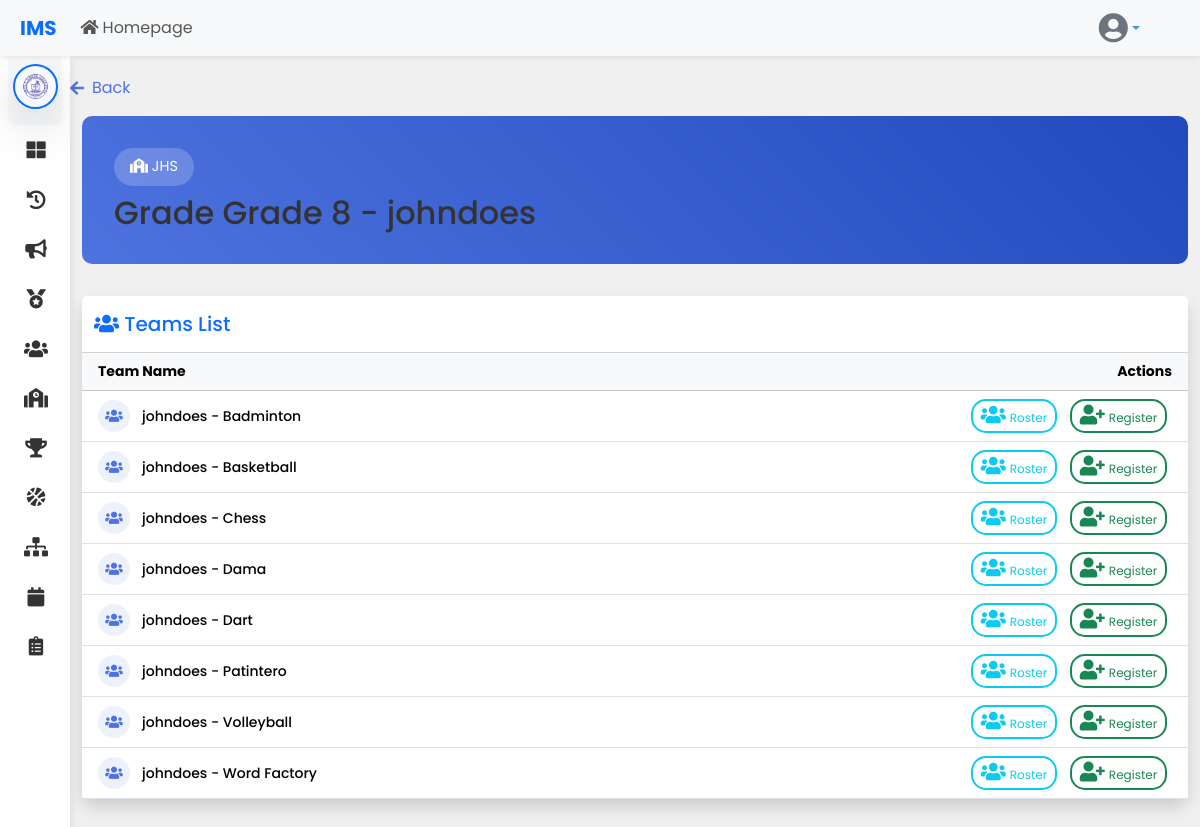
/teams/adminteams.php?grade_section_course_id=105 (signed in), run on the app's committed database.
### tables this page shows
CREATE TABLE `schools` (
  `school_id` int(11) NOT NULL,
  `logo` varchar(255) DEFAULT NULL,
  `school_name` varchar(255) NOT NULL,
  `school_code` varchar(50) NOT NULL,
  `address` text DEFAULT NULL,
  `created_at` timestamp NOT NULL DEFAULT current_timestamp(),
  `updated_at` timestamp NOT NULL DEFAULT current_timestamp() ON UPDATE current_timestamp()
);

CREATE TABLE `grade_section_course` (
  `id` int(11) NOT NULL,
  `department_id` int(11) NOT NULL,
  `grade_level` enum('Grade 1','Grade 2','Grade 3','Grade 4','Grade 5','Grade 6','Grade 7','Grade 8','Grade 9','Grade 10','Grade 11','Grade 12') DEFAULT NULL,
  `strand` varchar(64) DEFAULT NULL,
  `section_name` varchar(50) DEFAULT NULL,
  `course_name` varchar(100) DEFAULT NULL,
  `Points` int(11) DEFAULT 0
);

CREATE TABLE `departments` (
  `id` int(11) NOT NULL,
  `department_name` enum('Elementary','JHS','SHS','College','System') NOT NULL,
  `school_id` int(11) DEFAULT NULL
);

CREATE TABLE `teams` (
  `team_id` int(11) NOT NULL,
  `team_name` varchar(255) NOT NULL,
  `game_id` int(11) NOT NULL,
  `created_at` timestamp NOT NULL DEFAULT current_timestamp(),
  `grade_section_course_id` int(11) DEFAULT NULL,
  `wins` int(11) DEFAULT 0,
  `losses` int(11) DEFAULT 0
);

### teams/adminteams.php (the view, shortened to what this page needs)
<?php
$conn = con();
$role = $_SESSION['role'];
$grade_section_course_id = isset($_GET['grade_section_course_id']) ? intval($_GET['grade_section_course_id']) : null;
try {
    $section_sql = "
        SELECT gsc.*, d.department_name
        FROM grade_section_course gsc
        JOIN departments d ON gsc.department_id = d.id
        WHERE gsc.id = ?";
    $section_stmt = $conn->prepare($section_sql);
    $section_stmt->bind_param("i", $grade_section_course_id);
    $section_stmt->execute();
    $section_details = $section_stmt->get_result()->fetch_assoc();
    $teams_sql = "
        SELECT t.team_id, t.team_name, gsc.section_name, gsc.grade_level,
               gsc.course_name, gsc.strand
        FROM teams t
        JOIN grade_section_course gsc ON t.grade_section_course_id = gsc.id
        WHERE t.grade_section_course_id = ?
        ORDER BY t.team_name";
    $teams_stmt = $conn->prepare($teams_sql);
    $teams_stmt->bind_param("i", $grade_section_course_id);
    $teams_stmt->execute();
    $teams = $teams_stmt->get_result()->fetch_all(MYSQLI_ASSOC);
} catch (Exception $e) {
    error_log("Error in adminteams.php: " . $e->getMessage());
}
include '../navbar/navbar.php';
?>
<!DOCTYPE html>
<html lang="en">
<head>
    <link href="https://cdn.jsdelivr.net/npm/bootstrap@5.3.3/dist/css/bootstrap.min.css" rel="stylesheet">
    <link rel="stylesheet" href="https://cdnjs.cloudflare.com/ajax/libs/font-awesome/5.15.4/css/all.min.css">
    <link rel="stylesheet" href="../styles/dashboard.css">
</head>
<body>
    <div class="wrapper">
        <?php
        if ($role === 'Department Admin') {
            include '../department_admin/sidebar.php';
        } else {
            include '../department_admin/sidebar.php';
        }
        ?>
        <div id="content">
       <a href="../departments/departments.php" class="back-button">
                    <i class="fas fa-arrow-left"></i> Back
                </a>
            <div class="container-fluid">
                <div class="section-header">
                    <div class="department-badge">
                        <?php if ($section_details['department_name'] === 'College'): ?>
                            <i class="fas fa-graduation-cap"></i>
                        <?php else: ?>
                            <i class="fas fa-school"></i>
                        <?php endif; ?>
                        <?= htmlspecialchars($section_details['department_name']) ?>
                    </div>
                    <h2 class="mb-0">
                        <?php
                        if ($section_details) {
                            if ($section_details['department_name'] === 'College') {
                                echo htmlspecialchars($section_details['course_name']);
                            } else {
                                echo 'Grade ' . htmlspecialchars($section_details['grade_level']) . ' - ' . htmlspecialchars($section_details['section_name']);
                            }
                        }
                        ?>
                    </h2>
                </div>
                <div class="card shadow">
                    <div class="card-header bg-white py-3">
                        <div class="d-flex justify-content-between align-items-center">
                            <h5 class="mb-0 text-primary">
                                <i class="fas fa-users"></i> Teams List
                            </h5>
                        </div>
                    </div>
                    <div class="card-body">
                        <?php if (!empty($teams)): ?>
                            <div class="table-responsive">
                                <table class="table table-hover align-middle mb-0">
                                    <thead class="table-light">
                                        <tr>
                                            <th class="ps-3">Team Name</th>
                                            <th class="text-end pe-3">Actions</th>
                                        </tr>
                                    </thead>
                                    <tbody>
                                        <?php foreach ($teams as $team): ?>
                                            <tr>
                                                <td class="ps-3">
                                                    <div class="d-flex align-items-center">
                                                        <div class="team-icon">
                                                            <i class="fas fa-users"></i>
                                                        </div>
                                                        <h6><?= htmlspecialchars($team['team_name']) ?></h6>
                                                    </div>
                                                </td>
                                                <td class="text-end pe-3">
                                                    <a href="../player/view_roster.php?team_id=<?= htmlspecialchars($team['team_id']) ?>&grade_section_course_id=<?= htmlspecialchars($grade_section_course_id) ?>"
                                                       class="btn btn-outline-info btn-sm me-1">
                                                        <i class="fas fa-users me-1"></i>Roster
                                                    </a>
                                                    <a href="../player/player_registration.php?team_id=<?= htmlspecialchars($team['team_id']) ?>&grade_section_course_id=<?= htmlspecialchars($grade_section_course_id) ?>"
                                                       class="btn btn-outline-success btn-sm">
                                                        <i class="fas fa-user-plus me-1"></i>Register
                                                    </a>
                                                </td>
                                            </tr>
                                        <?php endforeach; ?>
                                    </tbody>
                                </table>
                            </div>
                        <?php endif; ?>
                    </div>
                </div>
            </div>
        </div>
    </div>
</body>
</html>

### department_admin/sidebar.php (shortened to what this page needs)
<?php
$school_id = $_SESSION['school_id'];
$role = $_SESSION['role'];
$conn = con();
$stmt = $conn->prepare("SELECT logo, school_name FROM schools WHERE school_id = ?");
$stmt->bind_param("i", $school_id);
$stmt->execute();
$result = $stmt->get_result();
$school = $result->fetch_assoc();
?>
<nav id="sidebar" class="mt-0 mt-sm-2 mt-md-3 mt-lg-4 mt-xl-5 overflow-auto">
    <div class="sidebar-header-logo text-center p-3 bg-light bg-gradient rounded-3 mx-2">
        <div class="d-flex justify-content-center align-items-center logo-container">
            <div class="position-relative logo-wrapper">
                <img src="../uploads/logos/<?php echo htmlspecialchars($school['logo']); ?>"
                    alt="<?php echo htmlspecialchars($school['school_name']); ?>"
                    class="img-fluid rounded-circle shadow-lg border border-2 border-primary p-2 logo-image"
                    style="max-width: 110px; height: auto; object-fit: contain;">
            </div>
        </div>
    </div>
    <ul class="list-unstyled components">
        <li class="<?php echo ($current_page == 'admindashboard') ? 'active' : ''; ?>">
            <a href="<?php echo ($role === 'School Admin') ? '../school_admin/schooladmindashboard.php' : '../department_admin/departmentadmindashboard.php'; ?>">
                <i class="fas fa-th-large"></i>
            </a>
        </li>
        <li class="<?php echo ($current_page == 'Logs') ? 'active' : ''; ?>">
            <a href="../user_logs/user_logs.php">
                <i class="fas fa-history"></i>
            </a>
        </li>
        <li class="<?php echo ($current_page == 'adminannouncement') ? 'active' : ''; ?>">
            <a href="../announcements/adminannouncement.php">
                <i class="fas fa-bullhorn"></i>
            </a>
        </li>
        <li class="<?php echo ($current_page == 'pointingsystem') ? 'active' : ''; ?>">
            <a href="../pointing_system/pointing_system.php">
                <i class="fas fa-medal"></i>
            </a>
        </li>
        <li class="nav-item">
            <a href="#usersSubmenu" data-bs-toggle="collapse" aria-expanded="false" class="dropdown-toggle <?php echo ($current_page == 'committeelist') ? 'active' : ''; ?>">
                <i class="fas fa-users"></i>
            </a>
        </li>
        <li class="nav-item">
            <a href="#departmentsSubmenu" data-bs-toggle="collapse" aria-expanded="false" class="dropdown-toggle <?php echo ($current_page == 'departments') ? 'active' : ''; ?>">
                <i class="fas fa-school"></i>
            </a>
        </li>
        <li class="nav-item">
            <a href="../rankings/leaderboards.php" class="<?php echo ($current_page == 'leaderboards') ? 'active' : ''; ?>">
                <i class="fas fa-trophy"></i>
            </a>
        </li>
        <li class="<?php echo ($current_page == 'games') ? 'active' : ''; ?>">
            <a href="../games/games.php">
                <i class="fas fa-basketball-ball"></i>
            </a>
        </li>
        <li class="nav-item">
            <a href="../brackets/admin_brackets.php" class="<?php echo ($current_page == 'Brackets') ? 'active' : ''; ?>">
                <i class="fas fa-sitemap"></i>
            </a>
        </li>
        <li class="nav-item">
            <a href="../schedule/schedule.php" class="<?php echo ($current_page == 'schedule') ? 'active' : ''; ?>">
                <i class="fas fa-calendar"></i>
            </a>
        </li>
        <li class="nav-item">
            <a href="#matchlistSubmenu" data-bs-toggle="collapse" aria-expanded="false" class="dropdown-toggle <?php echo ($current_page == 'matchlist') ? 'active' : ''; ?>">
                <i class="fas fa-clipboard-list"></i>
            </a>
        </li>
    </ul>
</nav>

### styles/dashboard.css (style rules this page uses)
:root { --primary-color: #3C99DC; --secondary-color: #23b788; --accent-color: #DE2C7C; --background-color: #f4f6f9; --sidebar-color: #2C3E50; --sidebar-hover-color: #1A252F; --text-color: #ffffff; --card-bg-color: #ffffff; --card-text-color: #333333; --sidebar-width: 250px; --sidebar-mini-width: 70px; --transition-speed: 0.3s; --body-bg: #f4f6f9; }
body { font-family: 'Poppins', sans-serif; background: var(--background-color); color: var(--card-text-color); margin: 0; padding: 0; overflow-x: hidden; }
a { color: var(--primary-color); text-decoration: none; transition: color 0.3s; }
h2 { color: var(--card-text-color); }
html, body { height: 100%; margin: 0; padding: 0; overflow-x: hidden; }
#sidebar { min-width: var(--sidebar-mini-width); max-width: var(--sidebar-mini-width); position: fixed; left: 0; top: 0; z-index: 999; transition: all var(--transition-speed); background: var(--card-bg-color); box-shadow: 0 0 10px rgba(0, 0, 0, 0.1); overflow-y: auto; height: 100vh; padding-bottom: 60px; }
.logo-image { width: 45px; transition: all var(--transition-speed); }
#sidebar ul { padding: 0; margin: 0; list-style: none; }
#sidebar ul li a { padding: 0.8rem 1rem; display: flex; align-items: center; white-space: nowrap; overflow: hidden; color: var(--card-text-color); text-decoration: none; transition: all var(--transition-speed); }
#sidebar ul li a i { min-width: calc(var(--sidebar-mini-width) - 30px); text-align: center; font-size: 1.2rem; margin-right: 0.75rem; }
#content { width: calc(100% - var(--sidebar-mini-width)); margin-left: var(--sidebar-mini-width); min-height: 100vh; transition: all var(--transition-speed); position: relative; padding-top: 20px; border-top-left-radius: 10px; background-color: #f0f0f0; }

### teams/adminteams.php (style rules this page uses)
.card { border: none; transition: all 0.3s ease; border-radius: 10px; }
.btn-sm { padding: 0.5rem 1.2rem; font-size: 0.9rem; border-radius: 15px; margin: 0 0.3rem; border-width: 2px; }
.table > :not(caption) > * > * { padding: 0.5rem; }
.section-header { background: linear-gradient(45deg, #4e73df, #224abe); color: white; padding: 2rem; border-radius: 10px; margin-bottom: 2rem; }
.department-badge { background: rgba(255, 255, 255, 0.2); padding: 0.5rem 1rem; border-radius: 20px; font-size: 0.9rem; margin-bottom: 0.5rem; display: inline-block; }
.back-button { color: #4e73df; text-decoration: none; display: inline-flex; align-items: center; margin-bottom: 1rem; transition: all 0.2s ease; }
.back-button i { margin-right: 0.5rem; }
.team-icon { background: rgba(78, 115, 223, 0.1); color: #4e73df; border-radius: 50%; width: 32px; height: 32px; display: flex; align-items: center; justify-content: center; margin-right: 0.75rem; font-size: 0.875rem; }
.table { font-size: 0.875rem; }
.btn-sm { padding: 0.25rem 0.5rem; font-size: 0.75rem; }
.table h6 { font-size: 0.875rem; margin: 0; }
.card-header { padding: 0.75rem; }
.card-body { padding: 0.75rem; }
.table-responsive { margin: -0.75rem; }
.btn-sm i { font-size: 1.25rem; }

### data on the page
schools: logo (picture)
grade_section_course: department.department_name "JHS", grade_level "Grade 8", section_name "johndoes"
teams: team_name "johndoes - Badminton"
teams: team_name "johndoes - Basketball"
teams: team_name "johndoes - Chess"
teams: team_name "johndoes - Dama"
teams: team_name "johndoes - Dart"
teams: team_name "johndoes - Patintero"
teams: team_name "johndoes - Volleyball"
teams: team_name "johndoes - Word Factory"
